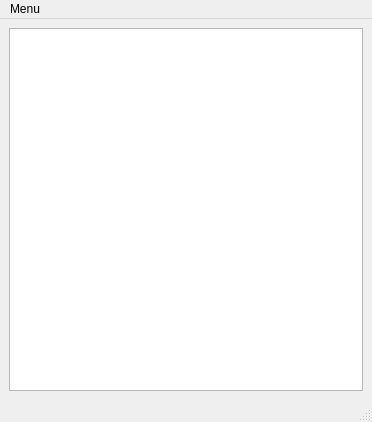
<?xml version="1.0" encoding="UTF-8"?>
<ui version="4.0">
 <class>MainWindow</class>
 <widget class="QMainWindow" name="MainWindow">
  <property name="geometry">
   <rect>
    <x>0</x>
    <y>0</y>
    <width>372</width>
    <height>422</height>
   </rect>
  </property>
  <property name="windowTitle">
   <string>MainWindow</string>
  </property>
  <widget class="QWidget" name="centralwidget">
   <layout class="QHBoxLayout" name="horizontalLayout">
    <item>
     <layout class="QVBoxLayout" name="verticalLayout">
      <item>
       <widget class="QListWidget" name="listWidget"/>
      </item>
     </layout>
    </item>
   </layout>
  </widget>
  <widget class="QMenuBar" name="menubar">
   <property name="geometry">
    <rect>
     <x>0</x>
     <y>0</y>
     <width>372</width>
     <height>20</height>
    </rect>
   </property>
   <widget class="QMenu" name="menuZgzgzggzgzgzgzg">
    <property name="title">
     <string>Menu</string>
    </property>
    <addaction name="actionEdit_contacts"/>
   </widget>
   <addaction name="menuZgzgzggzgzgzgzg"/>
  </widget>
  <widget class="QStatusBar" name="statusbar"/>
  <action name="actionEdit_contacts">
   <property name="text">
    <string>Edit contacts</string>
   </property>
  </action>
 </widget>
 <resources/>
 <connections/>
</ui>
